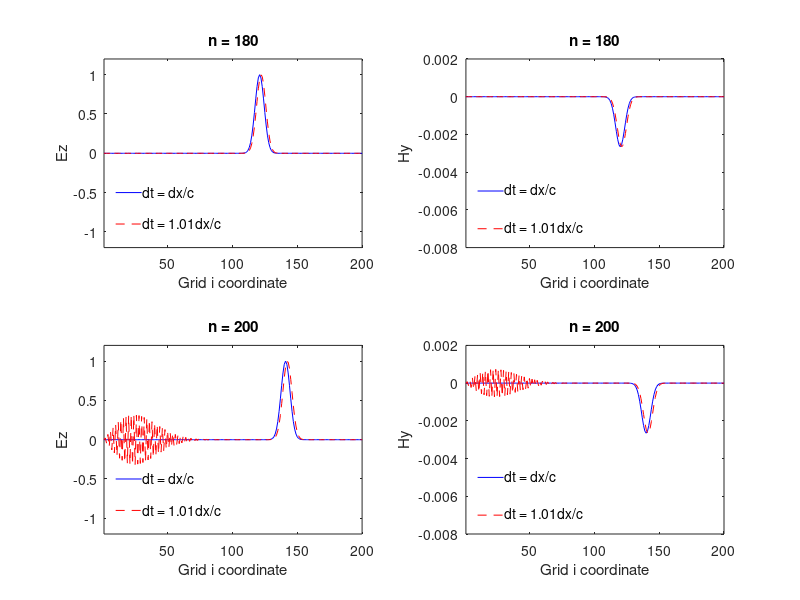

Recreate this plot in MATLAB.
Ez = zeros(2, 200);
Ez1 = zeros(2, 200);
Hy = zeros(2, 200);
Hy1 = zeros(2, 200);

mio = 4e-7 * pi;
eo = 8.854e-12;

delt = 0;
deltstar = 0;

mi = 60;
delta = 3.5;

c = 1 / sqrt(mio * eo);

dx = 1;
dt = dx / c;
dt1 = 1.01 * dx / c;

x = 1:dx:200;

us = cat(2, exp((-1 / 2) * ((x - mi) / delta).^2) ./ (delta * sqrt( 2 * pi)), zeros(1, 10000));

us = us / max(us);
Ez(1, 1) = us(1);

n = 2;

Ca = (1 - (delt * dt) / (2 * eo)) / (1 + (delt * dt) / (2 * eo));
Cb = (dt / (eo * dx)) / (1 + (delt * dt) / (2 * eo));

Da = (1 - (deltstar * dt) / (2 * mio)) / (1 + (deltstar * dt) / (2 * mio));
Db = (dt / (mio * dx)) / (1 + (deltstar * dt) / (2 * mio));

Ca1 = (1 - (delt * dt1) / (2 * eo)) / (1 + (delt * dt1) / (2 * eo));
Cb1 = (dt1 / (eo * dx)) / (1 + (delt * dt1) / (2 * eo));

Da1 = (1 - (deltstar * dt1) / (2 * mio)) / (1 + (deltstar * dt1) / (2 * mio));
Db1 = (dt1 / (mio * dx)) / (1 + (deltstar * dt1) / (2 * mio));

ax1 = subplot(2, 1, 1);
ax2 = subplot(2, 1, 2);

while 1
    
    for i=1:200
        if (i ~= 200)
            Hy(n, i) = Da * Hy(n - 1, i) + Db * (Ez(n - 1, i + 1) - Ez(n - 1, i));
            Hy1(n, i) = Da1 * Hy1(n - 1, i) + Db1 * (Ez1(n - 1, i + 1) - Ez1(n - 1, i));
        else
            Hy(n, i) = Hy(n, i - 1);
            Hy1(n, i) = Hy1(n, i - 1);
        end
    end
    
    for i=2:200
       Ez(n, i) = Ca * Ez(n - 1, i) + Cb * (Hy(n, i) - Hy(n, i - 1));
       Ez1(n, i) = Ca1 * Ez1(n - 1, i) + Cb1 * (Hy1(n, i) - Hy1(n, i - 1));
    end
    
    Ez(n, 200) = 0;
    Ez1(n, 200) = 0;
    Ez(n, 1) = us(n);
    Ez1(n, 1) = us(n);
    
    plot(ax1, x, Ez(n, :), 'b-', x, Ez1(n, :), 'r--', [10 30], [-.9 -.9], 'r--', [10 30], [-.5 -.5], 'b-')
    
    plot(ax2, x, Hy(n, :), 'b-', x, Hy1(n, :), 'r--', [10 30], [-.007 -.007], 'r--', [10 30], [-.005 -.005], 'b-')
    
    text(ax1, 31, -.49, 'dt = dx/c')
    text(ax1, 31, -.89, 'dt = 1.01dx/c')
    text(ax2, 31, -.0049, 'dt = dx/c')
    text(ax2, 31, -.0069, 'dt = 1.01dx/c')
    
    xlabel(ax1, 'Grid i coordinate');
    ylabel(ax1, 'Ez');
    xlabel(ax2, 'Grid i coordinate')
    ylabel(ax2, 'Hy');
    axis(ax1, [1 200 -1.2 1.2]);
    axis(ax2, [1 200 -.008 .002])
    
    pause(.01);
    
    if (n == 200)
        pause(1);
        break;
    end
    
    n = n + 1;
end

ax1 = subplot(2, 2, 1);
ax2 = subplot(2, 2, 2);
ax3 = subplot(2, 2, 3);
ax4 = subplot(2, 2, 4);

plot(ax1, x, Ez(180, :), 'b-', x, Ez1(180, :), 'r--', [10 30], [-.9 -.9], 'r--', [10 30], [-.5 -.5], 'b-')
plot(ax2, x, Hy(180, :), 'b-', x, Hy1(180, :), 'r--', [10 30], [-.007 -.007], 'r--', [10 30], [-.005 -.005], 'b-')
plot(ax3, x, Ez(200, :), 'b-', x, Ez1(200, :), 'r--', [10 30], [-.9 -.9], 'r--', [10 30], [-.5 -.5], 'b-')
plot(ax4, x, Hy(200, :), 'b-', x, Hy1(200, :), 'r--', [10 30], [-.007 -.007], 'r--', [10 30], [-.005 -.005], 'b-')

text(ax1, 31, -.49, 'dt = dx/c')
text(ax1, 31, -.89, 'dt = 1.01dx/c')
text(ax2, 31, -.0049, 'dt = dx/c')
text(ax2, 31, -.0069, 'dt = 1.01dx/c')
text(ax3, 31, -.49, 'dt = dx/c')
text(ax3, 31, -.89, 'dt = 1.01dx/c')
text(ax4, 31, -.0049, 'dt = dx/c')
text(ax4, 31, -.0069, 'dt = 1.01dx/c')

axis(ax1, [1 200 -1.2 1.2])
axis(ax2, [1 200 -.008 .002])
axis(ax3, [1 200 -1.2 1.2])
axis(ax4, [1 200 -.008 .002])

title(ax1, 'n = 180')
title(ax2, 'n = 180')
title(ax3, 'n = 200')
title(ax4, 'n = 200')

xlabel(ax1, 'Grid i coordinate');
ylabel(ax1, 'Ez');
xlabel(ax2, 'Grid i coordinate')
ylabel(ax2, 'Hy');
xlabel(ax3, 'Grid i coordinate');
ylabel(ax3, 'Ez');
xlabel(ax4, 'Grid i coordinate')
ylabel(ax4, 'Hy');